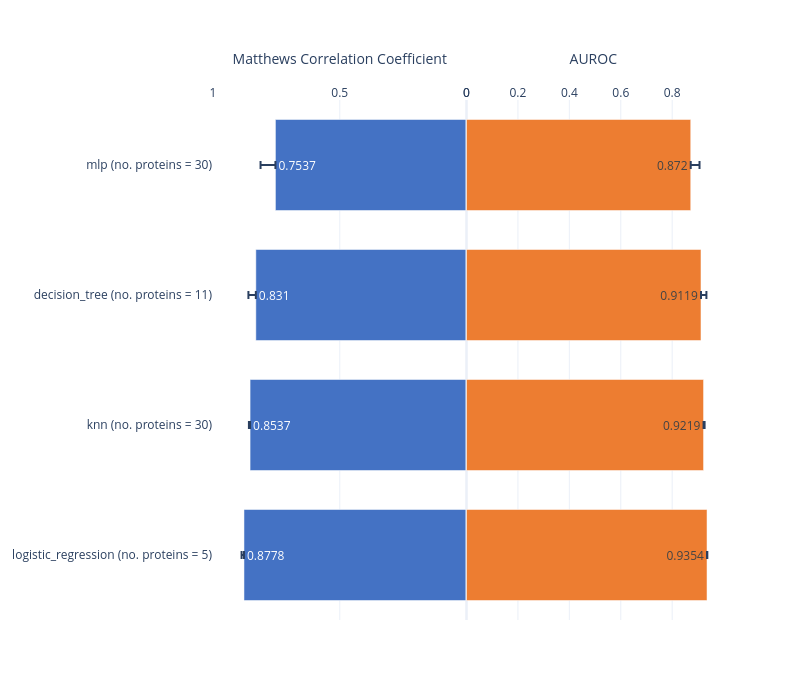

The notebook cell saved with this chart:
### Markdown cell above
## Butterfly

### Code cell
import pandas as pd
from pathlib import Path
from ml.models.visualization import butterfly_plot

run_dir = Path("../outputs/")  

leaderboard = pd.read_csv("../outputs/leaderboard_final.csv") 
leaderboard['model_n_features']= ['{} (no. proteins = {})'.format(leaderboard.loc[i,'model'],leaderboard.loc[i,'selected_feature_count']) for i in leaderboard.index.tolist()]
fig= butterfly_plot(leaderboard, var1 = 'mean_mcc', var2 = 'mean_roc_auc', var3 = 'selected_feature_count', error1 = 'std_mcc', error2 = 'std_roc_auc',  group = 'model_n_features', savepdf=False)
fig.show()

### Figure 1 — Plotly figure (JSON) as saved in the notebook; plotly's stock layout.template omitted (floating-point values rounded to 4 significant figures)
{"data": [{"error_x": {"array": [0.009458, 0.004572, 0.02928, 0.05869], "arrayminus": [0.0, 0.0, 0.0, 0.0], "type": "data"}, "error_y": {"array": [0.009458, 0.004572, 0.02928, 0.05869], "type": "data"}, "marker": {"color": "#4472c4"}, "orientation": "h", "showlegend": false, "text": [0.8778, 0.8537, 0.831, 0.7537], "textposition": "inside", "type": "bar", "width": 0.7, "x": [0.8778, 0.8537, 0.831, 0.7537], "xaxis": "x", "y": ["logistic_regression (no. proteins = 5)", "knn (no. proteins = 30)", "decision_tree (no. proteins = 11)", "mlp (no. proteins = 30)"], "yaxis": "y"}, {"error_x": {"array": [0.001197, 0.00406, 0.02112, 0.03424], "arrayminus": [0.0, 0.0, 0.0, 0.0], "type": "data"}, "error_y": {"array": [0.001197, 0.00406, 0.02112, 0.03424], "type": "data"}, "marker": {"color": "#ed7d31"}, "orientation": "h", "showlegend": false, "text": [0.9354, 0.9219, 0.9119, 0.872], "textposition": "inside", "type": "bar", "width": 0.7, "x": [0.9354, 0.9219, 0.9119, 0.872], "xaxis": "x2", "y": ["logistic_regression (no. proteins = 5)", "knn (no. proteins = 30)", "decision_tree (no. proteins = 11)", "mlp (no. proteins = 30)"], "yaxis": "y2"}], "layout": {"height": 700, "title": {"x": 0.5}, "width": 800, "xaxis": {"anchor": "y", "domain": [0, 0.5], "range": [1, 0], "side": "top", "title": {"text": "Matthews Correlation Coefficient"}}, "xaxis2": {"anchor": "y2", "domain": [0.5, 1], "side": "top", "title": {"text": "AUROC"}}, "yaxis": {"anchor": "x", "domain": [0, 1]}, "yaxis2": {"anchor": "x2", "domain": [0, 1], "matches": "y", "showticklabels": false}}}
